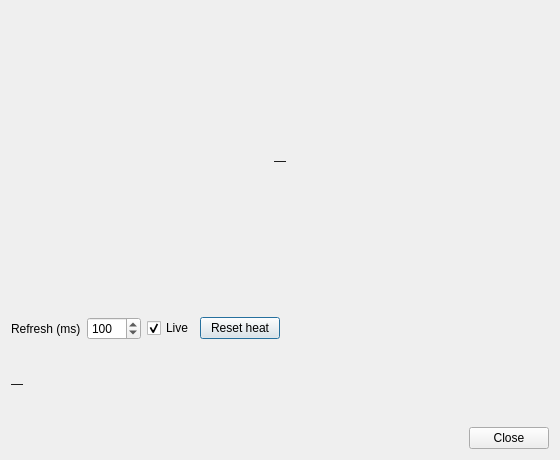
<?xml version="1.0" encoding="UTF-8"?>
<ui version="4.0">
 <class>MemoryMap</class>
 <widget class="QDialog" name="MemoryMap">
  <property name="geometry">
   <rect>
    <x>0</x>
    <y>0</y>
    <width>560</width>
    <height>460</height>
   </rect>
  </property>
  <property name="windowTitle">
   <string>Memory Map</string>
  </property>
  <layout class="QVBoxLayout" name="verticalLayout">
   <item>
    <widget class="QLabel" name="memImage">
     <property name="minimumSize">
      <size>
       <width>400</width>
       <height>300</height>
      </size>
     </property>
     <property name="text">
      <string>—</string>
     </property>
     <property name="alignment">
      <set>Qt::AlignCenter</set>
     </property>
    </widget>
   </item>
   <item>
    <layout class="QHBoxLayout" name="controlLayout">
     <item>
      <widget class="QLabel" name="refreshLabel">
       <property name="text">
        <string>Refresh (ms)</string>
       </property>
      </widget>
     </item>
     <item>
      <widget class="QSpinBox" name="refreshSpin">
       <property name="minimum">
        <number>50</number>
       </property>
       <property name="maximum">
        <number>2000</number>
       </property>
       <property name="singleStep">
        <number>10</number>
       </property>
       <property name="value">
        <number>100</number>
       </property>
      </widget>
     </item>
     <item>
      <widget class="QCheckBox" name="liveCheck">
       <property name="text">
        <string>Live</string>
       </property>
       <property name="checked">
        <bool>true</bool>
       </property>
      </widget>
     </item>
     <item>
      <widget class="QPushButton" name="resetButton">
       <property name="text">
        <string>Reset heat</string>
       </property>
      </widget>
     </item>
     <item>
      <spacer name="horizontalSpacer">
       <property name="orientation">
        <enum>Qt::Horizontal</enum>
       </property>
       <property name="sizeHint" stdset="0">
        <size>
         <width>40</width>
         <height>20</height>
        </size>
       </property>
      </spacer>
     </item>
    </layout>
   </item>
   <item>
    <widget class="QLabel" name="statusLabel">
     <property name="text">
      <string>—</string>
     </property>
     <property name="wordWrap">
      <bool>true</bool>
     </property>
    </widget>
   </item>
   <item>
    <layout class="QHBoxLayout" name="buttonLayout">
     <item>
      <spacer name="buttonSpacer">
       <property name="orientation">
        <enum>Qt::Horizontal</enum>
       </property>
       <property name="sizeHint" stdset="0">
        <size>
         <width>40</width>
         <height>20</height>
        </size>
       </property>
      </spacer>
     </item>
     <item>
      <widget class="QDialogButtonBox" name="buttonBox">
       <property name="standardButtons">
        <set>QDialogButtonBox::Close</set>
       </property>
      </widget>
     </item>
    </layout>
   </item>
  </layout>
 </widget>
 <resources/>
 <connections>
  <connection>
   <sender>buttonBox</sender>
   <signal>rejected()</signal>
   <receiver>MemoryMap</receiver>
   <slot>reject()</slot>
   <hints>
    <hint type="sourcelabel">
     <x>510</x>
     <y>440</y>
    </hint>
    <hint type="destinationlabel">
     <x>280</x>
     <y>230</y>
    </hint>
   </hints>
  </connection>
 </connections>
</ui>
